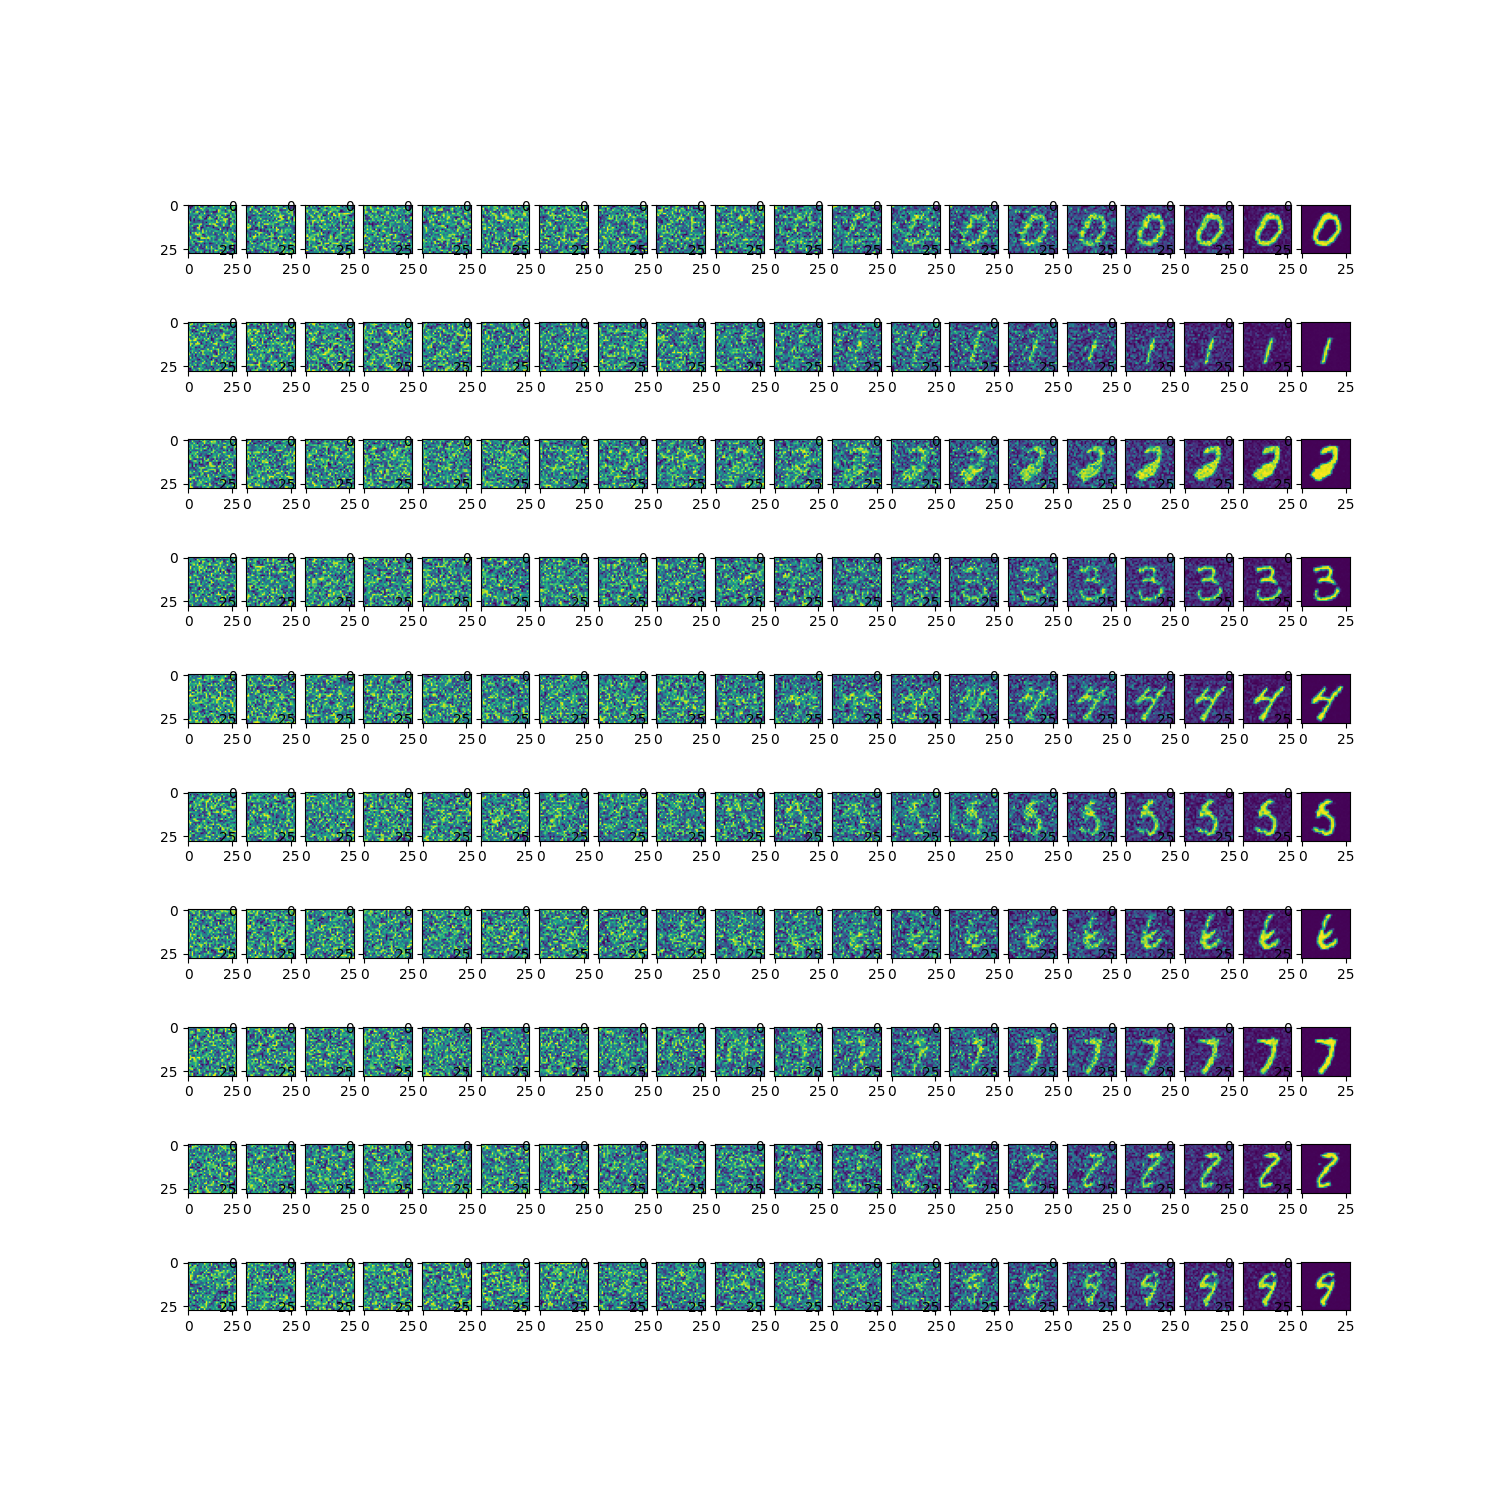

Python code for this plot:
import torch 
from config import T
from dit import DiT
import matplotlib.pyplot as plt 
from diffusion import *

DEVICE='cuda' if torch.cuda.is_available() else 'cpu' # 设备

def backward_denoise(model,x,y):
    steps=[x.clone(),]

    global alphas,alphas_cumprod,variance

    x=x.to(DEVICE)
    alphas=alphas.to(DEVICE)
    alphas_cumprod=alphas_cumprod.to(DEVICE)
    variance=variance.to(DEVICE)
    y=y.to(DEVICE)
    
    model.eval()
    with torch.no_grad():
        for time in range(T-1,-1,-1):
            t=torch.full((x.size(0),),time).to(DEVICE) 

            # 预测x_t时刻的噪音
            noise=model(x,t,y)    
            
            # 生成t-1时刻的图像
            shape=(x.size(0),1,1,1) 
            mean=1/torch.sqrt(alphas[t].view(*shape))*  \
                (
                    x-
                    (1-alphas[t].view(*shape))/torch.sqrt(1-alphas_cumprod[t].view(*shape))*noise
                )
            if time!=0:
                x=mean+ \
                    torch.randn_like(x)* \
                    torch.sqrt(variance[t].view(*shape))
            else:
                x=mean
            x=torch.clamp(x, -1.0, 1.0).detach()
            steps.append(x)
    return steps

model=DiT(img_size=28,patch_size=4,channel=1,emb_size=64,label_num=10,dit_num=3,head=4).to(DEVICE) # 模型
model.load_state_dict(torch.load('model.pth'))

# 生成噪音图
batch_size=10
x=torch.randn(size=(batch_size,1,28,28))  # (5,1,24,24)
y=torch.arange(start=0,end=10,dtype=torch.long)   # 
# 逐步去噪得到原图
steps=backward_denoise(model,x,y)
# 绘制数量
num_imgs=20
# 绘制还原过程
plt.figure(figsize=(15,15))
for b in range(batch_size):
    for i in range(0,num_imgs):
        idx=int(T/num_imgs)*(i+1)
        # 像素值还原到[0,1]
        final_img=(steps[idx][b].to('cpu')+1)/2
        # tensor转回PIL图
        final_img=final_img.permute(1,2,0)
        plt.subplot(batch_size,num_imgs,b*num_imgs+i+1)
        plt.imshow(final_img)
plt.show()
